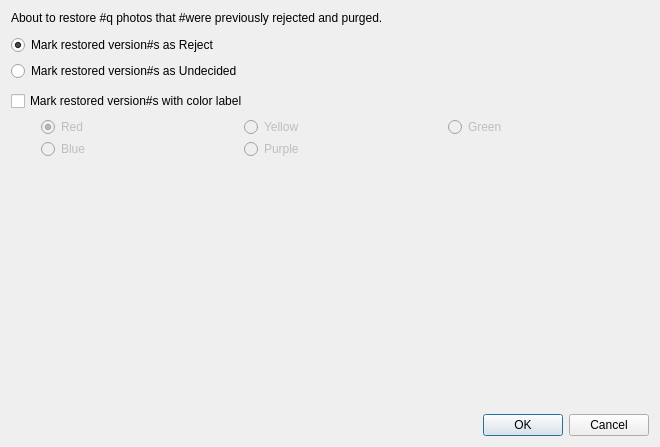
<?xml version="1.0" encoding="UTF-8"?>
<ui version="4.0">
 <class>RestoreDialog</class>
 <widget class="QDialog" name="RestoreDialog">
  <property name="geometry">
   <rect>
    <x>0</x>
    <y>0</y>
    <width>660</width>
    <height>447</height>
   </rect>
  </property>
  <property name="windowTitle">
   <string>Restore previous rejects</string>
  </property>
  <layout class="QVBoxLayout" name="verticalLayout">
   <item>
    <widget class="QLabel" name="mainLabel">
     <property name="sizePolicy">
      <sizepolicy hsizetype="Preferred" vsizetype="Minimum">
       <horstretch>0</horstretch>
       <verstretch>0</verstretch>
      </sizepolicy>
     </property>
     <property name="lineWidth">
      <number>1</number>
     </property>
     <property name="text">
      <string>About to restore #q photos that #were previously rejected and purged.</string>
     </property>
     <property name="wordWrap">
      <bool>true</bool>
     </property>
    </widget>
   </item>
   <item>
    <spacer name="verticalSpacer_3">
     <property name="orientation">
      <enum>Qt::Vertical</enum>
     </property>
     <property name="sizeType">
      <enum>QSizePolicy::Fixed</enum>
     </property>
     <property name="sizeHint" stdset="0">
      <size>
       <width>20</width>
       <height>4</height>
      </size>
     </property>
    </spacer>
   </item>
   <item>
    <widget class="QRadioButton" name="markReject">
     <property name="text">
      <string>Mark restored version#s as Reject</string>
     </property>
     <property name="checked">
      <bool>true</bool>
     </property>
    </widget>
   </item>
   <item>
    <widget class="QRadioButton" name="markUndecided">
     <property name="text">
      <string>Mark restored version#s as Undecided</string>
     </property>
    </widget>
   </item>
   <item>
    <spacer name="verticalSpacer_2">
     <property name="orientation">
      <enum>Qt::Vertical</enum>
     </property>
     <property name="sizeType">
      <enum>QSizePolicy::Fixed</enum>
     </property>
     <property name="sizeHint" stdset="0">
      <size>
       <width>20</width>
       <height>4</height>
      </size>
     </property>
    </spacer>
   </item>
   <item>
    <widget class="QCheckBox" name="colorCheck">
     <property name="text">
      <string>Mark restored version#s with color label</string>
     </property>
    </widget>
   </item>
   <item>
    <widget class="QWidget" name="colorContainer" native="true">
     <property name="enabled">
      <bool>false</bool>
     </property>
     <layout class="QGridLayout" name="gridLayout">
      <property name="leftMargin">
       <number>30</number>
      </property>
      <property name="topMargin">
       <number>0</number>
      </property>
      <property name="rightMargin">
       <number>0</number>
      </property>
      <property name="bottomMargin">
       <number>0</number>
      </property>
      <property name="spacing">
       <number>2</number>
      </property>
      <item row="0" column="2">
       <widget class="QRadioButton" name="green">
        <property name="text">
         <string>Green</string>
        </property>
       </widget>
      </item>
      <item row="0" column="0">
       <widget class="QRadioButton" name="red">
        <property name="text">
         <string>Red</string>
        </property>
        <property name="checked">
         <bool>true</bool>
        </property>
       </widget>
      </item>
      <item row="0" column="1">
       <widget class="QRadioButton" name="yellow">
        <property name="text">
         <string>Yellow</string>
        </property>
       </widget>
      </item>
      <item row="1" column="0">
       <widget class="QRadioButton" name="blue">
        <property name="text">
         <string>Blue</string>
        </property>
       </widget>
      </item>
      <item row="1" column="1">
       <widget class="QRadioButton" name="purple">
        <property name="text">
         <string>Purple</string>
        </property>
       </widget>
      </item>
     </layout>
    </widget>
   </item>
   <item>
    <spacer name="verticalSpacer">
     <property name="orientation">
      <enum>Qt::Vertical</enum>
     </property>
     <property name="sizeHint" stdset="0">
      <size>
       <width>20</width>
       <height>40</height>
      </size>
     </property>
    </spacer>
   </item>
   <item>
    <widget class="QDialogButtonBox" name="buttonBox">
     <property name="orientation">
      <enum>Qt::Horizontal</enum>
     </property>
     <property name="standardButtons">
      <set>QDialogButtonBox::Cancel|QDialogButtonBox::Ok</set>
     </property>
    </widget>
   </item>
  </layout>
 </widget>
 <resources/>
 <connections>
  <connection>
   <sender>buttonBox</sender>
   <signal>accepted()</signal>
   <receiver>RestoreDialog</receiver>
   <slot>accept()</slot>
   <hints>
    <hint type="sourcelabel">
     <x>248</x>
     <y>254</y>
    </hint>
    <hint type="destinationlabel">
     <x>157</x>
     <y>271</y>
    </hint>
   </hints>
  </connection>
  <connection>
   <sender>buttonBox</sender>
   <signal>rejected()</signal>
   <receiver>RestoreDialog</receiver>
   <slot>reject()</slot>
   <hints>
    <hint type="sourcelabel">
     <x>316</x>
     <y>260</y>
    </hint>
    <hint type="destinationlabel">
     <x>286</x>
     <y>271</y>
    </hint>
   </hints>
  </connection>
  <connection>
   <sender>colorCheck</sender>
   <signal>toggled(bool)</signal>
   <receiver>colorContainer</receiver>
   <slot>setEnabled(bool)</slot>
   <hints>
    <hint type="sourcelabel">
     <x>14</x>
     <y>139</y>
    </hint>
    <hint type="destinationlabel">
     <x>19</x>
     <y>175</y>
    </hint>
   </hints>
  </connection>
 </connections>
</ui>
